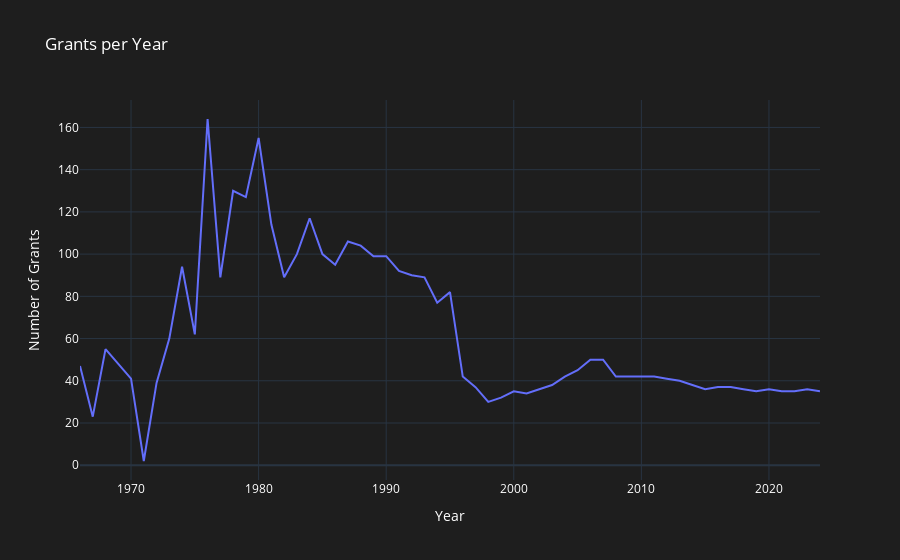

Notebook code for this chart:
### Markdown cell above
### 5. Create a Dash app ###

### Code cell
# Visualization: University count distribution
fig_university_count = px.histogram(
    df,
    x='university_count',
    title='Distribution of University Count per Writer',
    labels={'university_count': 'Number of Universities'},
    nbins=10,
    template='plotly_dark'
)
fig_university_count.update_layout(
    plot_bgcolor='#1e1e1e',
    paper_bgcolor='#1e1e1e',
    font_color='white'
)

# Visualization: University count vs. grant count
fig_university_vs_grant = px.bar(
    df.groupby('university_count').size().reset_index(name='grant_count'),
    x='university_count',
    y='grant_count',
    title='University Count vs. Grant Count',
    labels={
        'university_count': 'Number of Universities',
        'grant_count': 'Number of Grants'
    },
    template='plotly_dark'
)
fig_university_vs_grant.update_layout(
    plot_bgcolor='#1e1e1e',
    paper_bgcolor='#1e1e1e',
    font_color='white'
)

# Visualization: Histogram
fig_histogram = px.histogram(
    df,
    x='age of writer',
    color='age_group',
    title='Distribution of Writers by Age at Time of Grant',
    labels={'age of writer': 'Age of Writer'},
    nbins=20,
    template='plotly_dark'
)
fig_histogram.update_layout(
    plot_bgcolor='#1e1e1e',
    paper_bgcolor='#1e1e1e',
    font_color='white'
)

# visualization: Age group distribution
fig_pie = px.pie(
    df,
    names='age_group',
    title='Age Group Distribution of Writers',
    template='plotly_dark'
)
fig_pie.update_layout(
    plot_bgcolor='#1e1e1e',
    paper_bgcolor='#1e1e1e',
    font_color='white'
)

# Visualization: Grants by State (Map)
fig_map = px.choropleth(
    grants_by_state,
    locations='us_state',
    locationmode='USA-states',
    color='grant_count',
    color_continuous_scale='Viridis',
    scope='usa',
    title='Grants by State'
)
fig_map.update_layout(
    plot_bgcolor='#1e1e1e',
    paper_bgcolor='#1e1e1e',
    font_color='white'
)

# Visualization: Writers by Hometown (Bar Chart)
fig_hometown = px.bar(
    writers_by_hometown.iloc[1:11],
    x='hometown',
    y='writer_count',
    title='Top 10 Hometowns of Writers',
    labels={
        'hometown': 'Hometown',
        'writer_count': 'Writer Count'
    },
    template='plotly_dark'
)
fig_hometown.update_layout(
    plot_bgcolor='#1e1e1e',
    paper_bgcolor='#1e1e1e',
    font_color='white'
)

# Visualization: Writers by Hometown (Map)
fig_hometown_map = px.scatter_geo(
    writers_by_hometown_map,
    lat='latitude',
    lon='longitude',
    size='writer_count',
    hover_name='hometown',
    title='Writers by Hometown (Map)',
    template='plotly_dark'
)
fig_hometown_map.update_layout(
    geo=dict(
        showland=True,
        landcolor='#1e1e1e',
        showocean=True,
        oceancolor='#000033',
        projection_type='natural earth'
    ),
    plot_bgcolor='#1e1e1e',
    paper_bgcolor='#1e1e1e',
    font_color='white'
)

# Visualization: Grants per year
fig_grants_per_year = px.line(
    grants_per_year,
    x='nea_grant_year',
    y='grant_count',
    title='Grants per Year',
    labels={
        'nea_grant_year': 'Year',
        'grant_count': 'Number of Grants'
    },
    template='plotly_dark'
)
fig_grants_per_year.update_layout(
    plot_bgcolor='#1e1e1e',
    paper_bgcolor='#1e1e1e',
    font_color='white'
)

### Figure 1 — Plotly figure (JSON) as saved in the notebook; plotly's stock layout.template omitted (floating-point values rounded to 4 significant figures)
{"data": [{"hovertemplate": "Year=%{x}<br>Number of Grants=%{y}<extra></extra>", "legendgroup": "", "line": {"color": "#636efa", "dash": "solid"}, "marker": {"symbol": "circle"}, "mode": "lines", "name": "", "orientation": "v", "showlegend": false, "type": "scatter", "x": [1966, 1967, 1968, 1969, 1970, 1971, 1972, 1973, 1974, 1975, 1976, 1977, 1978, 1979, 1980, 1981, 1982, 1983, 1984, 1985, 1986, 1987, 1988, 1989, 1990, 1991, 1992, 1993, 1994, 1995, 1996, 1997, 1998, 1999, 2000, 2001, 2002, 2003, 2004, 2005, 2006, 2007, 2008, 2009, 2010, 2011, 2012, 2013, 2014, 2015, 2016, 2017, 2018, 2019, 2020, 2021, 2022, 2023, 2024], "xaxis": "x", "y": [47, 23, 55, 48, 41, 2, 39, 60, 94, 62, 164, 89, 130, 127, 155, 114, 89, 100, 117, 100, 95, 106, 104, 99, 99, 92, 90, 89, 77, 82, 42, 37, 30, 32, 35, 34, 36, 38, 42, 45, 50, 50, 42, 42, 42, 42, 41, 40, 38, 36, 37, 37, 36, 35, 36, 35, 35, 36, 35], "yaxis": "y"}], "layout": {"autosize": true, "font": {"color": "white"}, "legend": {"tracegroupgap": 0}, "paper_bgcolor": "#1e1e1e", "plot_bgcolor": "#1e1e1e", "title": {"text": "Grants per Year"}, "xaxis": {"anchor": "y", "autorange": true, "domain": [0, 1], "range": [1966, 2024], "title": {"text": "Year"}, "type": "linear"}, "yaxis": {"anchor": "x", "autorange": true, "domain": [0, 1], "range": [-7, 173], "title": {"text": "Number of Grants"}, "type": "linear"}}}
